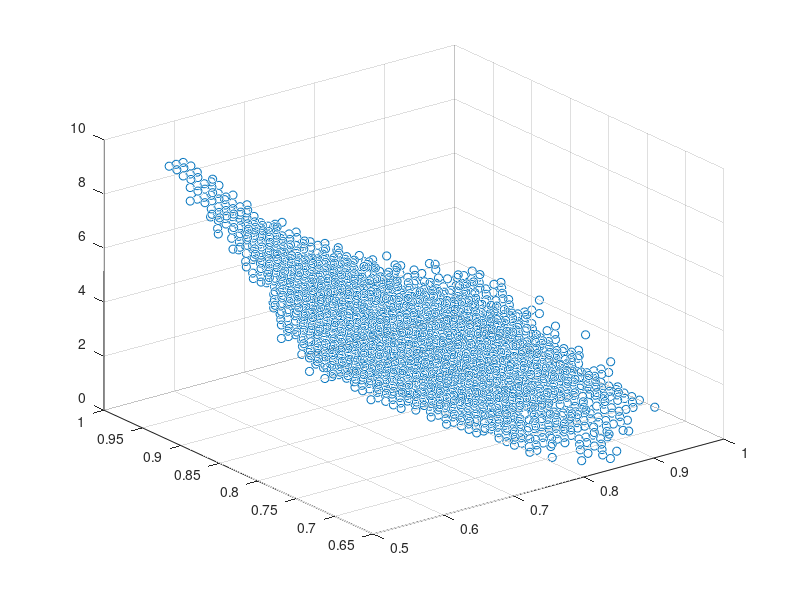

Source code (MATLAB): (Note: this script raises an error after producing the figure.)
load('pointlist4.mat')
pointlist(intersect(intersect(find(pointlist(:,1)==0.62),find(pointlist(:,2)==0.65)),find(pointlist(:,3)==9)),:)=[];
pointlist(intersect(intersect(find(pointlist(:,1)==0.71),find(pointlist(:,2)==0.65)),find(pointlist(:,3)==0)),:)=[];
pointlist(intersect(intersect(find(pointlist(:,1)==0.73),find(pointlist(:,2)==0.78)),find(pointlist(:,3)==3.5)),:)=[];
pointlist(intersect(intersect(find(pointlist(:,1)==0.76),find(pointlist(:,2)==0.76)),find(pointlist(:,3)==2)),:)=[];
pointlist(intersect(intersect(find(pointlist(:,1)==0.79),find(pointlist(:,2)==0.74)),find(pointlist(:,3)==2)),:)=[];
pointlist(intersect(intersect(find(pointlist(:,1)==0.1),find(pointlist(:,2)==0.74)),find(pointlist(:,3)==0)),:)=[];
pointlist(intersect(intersect(find(pointlist(:,1)==0.7),find(pointlist(:,2)==0.64)),find(pointlist(:,3)==8)),:)=[];
pointlist(intersect(intersect(find(pointlist(:,1)==0.81),find(pointlist(:,2)==0.74)),find(pointlist(:,3)==3.5)),:)=[];
pointlist(intersect(intersect(find(pointlist(:,1)==0.71),find(pointlist(:,2)==0.86)),find(pointlist(:,3)==3.5)),:)=[];
pointlist(intersect(intersect(find(pointlist(:,1)==0.7),find(pointlist(:,2)==0.87)),find(pointlist(:,3)==4)),:)=[];

pointlist(157,:)=[];
pointlist(157,:)=[];
pointlist(698,:)=[];
pointlist(1102,:)=[];


scatter3(pointlist(:,1),pointlist(:,2),pointlist(:,3))


%plot(alphaShape(pointlist(:,1),pointlist(:,2),pointlist(:,3)))
figure()
h=plot(alphaShape(pointlist(:,1),pointlist(:,2),pointlist(:,3)));
h.EdgeAlpha=0.2;
xlim([0 1.2])
ylim([0 1.2])
daspect([1 1 12])
xlabel('$x_1$','fontsize',16,'interpreter','latex')
ylabel('$x_2$','fontsize',16,'interpreter','latex')
zlabel('$x_3$','fontsize',16,'interpreter','latex')
view(35,15)
grid on

%% convexification of the stability region
[k1 k2]=convhull(pointlist)
surf(pointlist(k1,1),pointlist(k1,2),pointlist(k1,3))

figure()
hh=trisurf(k1,pointlist(:,1),pointlist(:,2),pointlist(:,3),'FaceColor','cyan');
hh.EdgeAlpha=0.1;
axis equal
daspect([1 1 12])
xlim([0 1.2])
ylim([0 1.2])


%% Boundary of the stabiliry region

x=pointlist(:,1)
y=pointlist(:,2)
z=pointlist(:,3)
k = boundary(pointlist)
figure()
trisurf(k,x,y,z,'Facecolor','red','FaceAlpha',0.1)
xlim([0 1.2])
ylim([0 1.2])
daspect([1 1 12])
xlabel('$x_1$','fontsize',16,'interpreter','latex')
ylabel('$x_2$','fontsize',16,'interpreter','latex')
zlabel('$x_3$','fontsize',16,'interpreter','latex')
view(35,15)
grid on